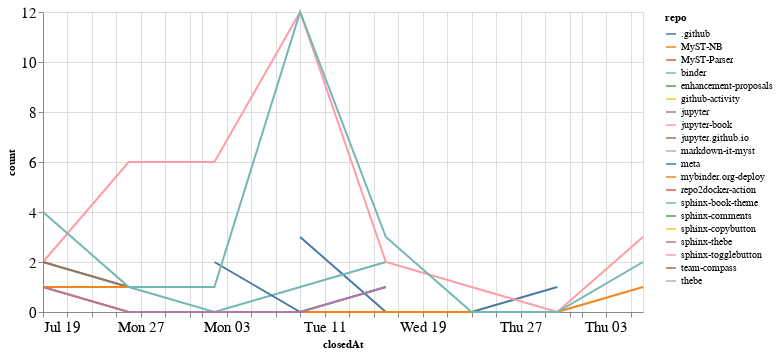

The notebook cell saved with this chart:
### Code cell
closed_by_time = closed_by.groupby('repo').resample('W', on='closedAt').count()['author'].reset_index()
closed_by_time = closed_by_time.rename(columns={'author': 'count'})

alt.Chart(closed_by_time, width=600).mark_line().encode(
    x='closedAt',
    y='count',
    color='repo',
    tooltip="repo"
)

### Figure 1 — Vega-Lite specification as saved in the notebook (floating-point values rounded to 4 significant figures)
{"config": {"axisLeft": {"labelFontSize": 15}, "axisBottom": {"labelFontSize": 15}}, "data": {"name": "data-3f20db7e729c5449a81aae28e48f21a2"}, "mark": "line", "encoding": {"color": {"type": "nominal", "field": "repo"}, "tooltip": {"type": "nominal", "field": "repo"}, "x": {"type": "temporal", "field": "closedAt"}, "y": {"type": "quantitative", "field": "count"}}, "width": 600, "$schema": "https://vega.github.io/schema/vega-lite/v4.8.1.json", "datasets": {"data-3f20db7e729c5449a81aae28e48f21a2": [{"repo": ".github", "closedAt": "2020-08-09T00:00:00", "count": 3}, {"repo": ".github", "closedAt": "2020-08-16T00:00:00", "count": 0}, {"repo": ".github", "closedAt": "2020-08-23T00:00:00", "count": 0}, {"repo": ".github", "closedAt": "2020-08-30T00:00:00", "count": 1}, {"repo": "MyST-NB", "closedAt": "2020-07-19T00:00:00", "count": 1}, {"repo": "MyST-NB", "closedAt": "2020-07-26T00:00:00", "count": 0}, {"repo": "MyST-NB", "closedAt": "2020-08-02T00:00:00", "count": 0}, {"repo": "MyST-NB", "closedAt": "2020-08-09T00:00:00", "count": 0}, {"repo": "MyST-NB", "closedAt": "2020-08-16T00:00:00", "count": 0}, {"repo": "MyST-NB", "closedAt": "2020-08-23T00:00:00", "count": 0}, {"repo": "MyST-NB", "closedAt": "2020-08-30T00:00:00", "count": 0}, {"repo": "MyST-NB", "closedAt": "2020-09-06T00:00:00", "count": 1}, {"repo": "MyST-Parser", "closedAt": "2020-07-19T00:00:00", "count": 1}, {"repo": "binder", "closedAt": "2020-07-19T00:00:00", "count": 2}, {"repo": "binder", "closedAt": "2020-07-26T00:00:00", "count": 1}, {"repo": "binder", "closedAt": "2020-08-02T00:00:00", "count": 0}, {"repo": "binder", "closedAt": "2020-08-09T00:00:00", "count": 1}, {"repo": "binder", "closedAt": "2020-08-16T00:00:00", "count": 2}, {"repo": "enhancement-proposals", "closedAt": "2020-08-30T00:00:00", "count": 1}, {"repo": "github-activity", "closedAt": "2020-08-09T00:00:00", "count": 2}, {"repo": "jupyter", "closedAt": "2020-07-26T00:00:00", "count": 1}, {"repo": "jupyter-book", "closedAt": "2020-07-19T00:00:00", "count": 2}, {"repo": "jupyter-book", "closedAt": "2020-07-26T00:00:00", "count": 6}, {"repo": "jupyter-book", "closedAt": "2020-08-02T00:00:00", "count": 6}, {"repo": "jupyter-book", "closedAt": "2020-08-09T00:00:00", "count": 12}, {"repo": "jupyter-book", "closedAt": "2020-08-16T00:00:00", "count": 2}, {"repo": "jupyter-book", "closedAt": "2020-08-23T00:00:00", "count": 1}, {"repo": "jupyter-book", "closedAt": "2020-08-30T00:00:00", "count": 0}, {"repo": "jupyter-book", "closedAt": "2020-09-06T00:00:00", "count": 3}, {"repo": "jupyter.github.io", "closedAt": "2020-07-19T00:00:00", "count": 2}, {"repo": "jupyter.github.io", "closedAt": "2020-07-26T00:00:00", "count": 1}, {"repo": "markdown-it-myst", "closedAt": "2020-08-09T00:00:00", "count": 1}, {"repo": "meta", "closedAt": "2020-08-02T00:00:00", "count": 2}, {"repo": "meta", "closedAt": "2020-08-09T00:00:00", "count": 0}, {"repo": "meta", "closedAt": "2020-08-16T00:00:00", "count": 1}, {"repo": "mybinder.org-deploy", "closedAt": "2020-07-19T00:00:00", "count": 1}, {"repo": "mybinder.org-deploy", "closedAt": "2020-07-26T00:00:00", "count": 1}, {"repo": "repo2docker-action", "closedAt": "2020-07-26T00:00:00", "count": 1}, {"repo": "sphinx-book-theme", "closedAt": "2020-07-19T00:00:00", "count": 4}, {"repo": "sphinx-book-theme", "closedAt": "2020-07-26T00:00:00", "count": 1}, {"repo": "sphinx-book-theme", "closedAt": "2020-08-02T00:00:00", "count": 1}, {"repo": "sphinx-book-theme", "closedAt": "2020-08-09T00:00:00", "count": 12}, {"repo": "sphinx-book-theme", "closedAt": "2020-08-16T00:00:00", "count": 3}, {"repo": "sphinx-book-theme", "closedAt": "2020-08-23T00:00:00", "count": 0}, {"repo": "sphinx-book-theme", "closedAt": "2020-08-30T00:00:00", "count": 0}, {"repo": "sphinx-book-theme", "closedAt": "2020-09-06T00:00:00", "count": 2}, {"repo": "sphinx-comments", "closedAt": "2020-08-16T00:00:00", "count": 4}, {"repo": "sphinx-copybutton", "closedAt": "2020-07-26T00:00:00", "count": 2}, {"repo": "sphinx-thebe", "closedAt": "2020-07-19T00:00:00", "count": 1}, {"repo": "sphinx-thebe", "closedAt": "2020-07-26T00:00:00", "count": 0}, {"repo": "sphinx-thebe", "closedAt": "2020-08-02T00:00:00", "count": 0}, {"repo": "sphinx-thebe", "closedAt": "2020-08-09T00:00:00", "count": 0}, {"repo": "sphinx-thebe", "closedAt": "2020-08-16T00:00:00", "count": 1}, {"repo": "sphinx-togglebutton", "closedAt": "2020-08-09T00:00:00", "count": 3}, {"repo": "team-compass", "closedAt": "2020-07-26T00:00:00", "count": 1}, {"repo": "thebe", "closedAt": "2020-08-16T00:00:00", "count": 1}]}}
